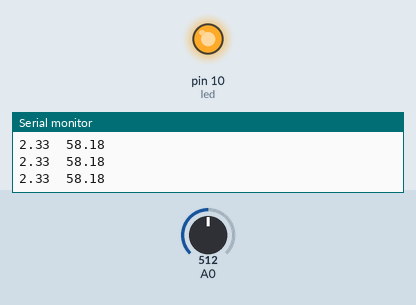
This sketch was run on a simulated Arduino Uno, built with avr-gcc and run on an emulated ATmega328P. Parts: output pins drawn as LEDs (lit = HIGH), the last lines printed to the serial monitor. Inputs (shaded band) come from the test bench; at power-on: A0 = 512.

Above: at 1.2 s.
1.3 s: A0 set to 537
4.3 s: A0 set to 560
At 5.2 s:
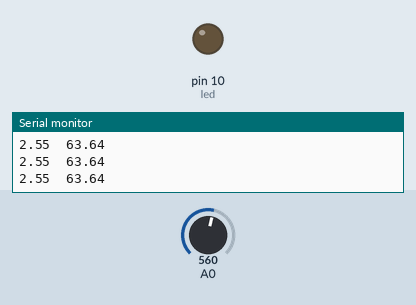
5.8 s: A0 set to 511
At 6.4 s:
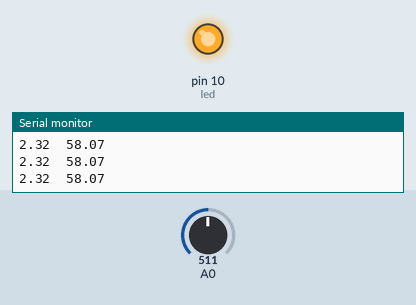
7.3 s: A0 set to 716
At 8.7 s:
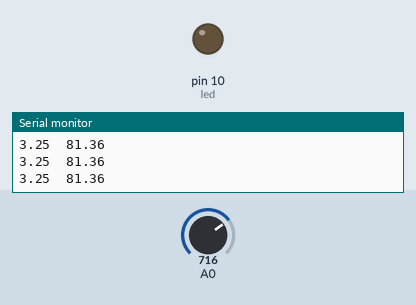
Timing chart, 0 to 9.8 s (numbered marks = the images above; inputs shaded):
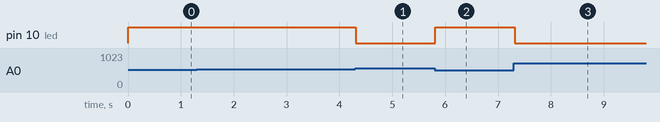

Measured:
- the behaviour switches between 549 and 550 on A0 (found by bisection; images 0 and 1)
- after the input at 4.3 s, pin 10 (led): HIGH → LOW at once
- after the input at 5.8 s, pin 10 (led): LOW → HIGH at once
- after the input at 7.3 s, pin 10 (led): HIGH → LOW at once

The sketch:

batteryStatus.ino
```cpp
#define led 10

void setup(){
    Serial.begin(9600);
    pinMode(led,OUTPUT);
}

void loop(){
    int sensorValue = analogRead(A0);
    float voltaje = sensorValue*(5/1023.00)*0.93;
    float porcentaje = 25*voltaje;
    Serial.print(voltaje);
    Serial.print("  ");
    Serial.println(porcentaje);
    if (voltaje<2.5){
        digitalWrite(led, HIGH);
    }
    else
    {
        digitalWrite(led, LOW);
    }

}
```
